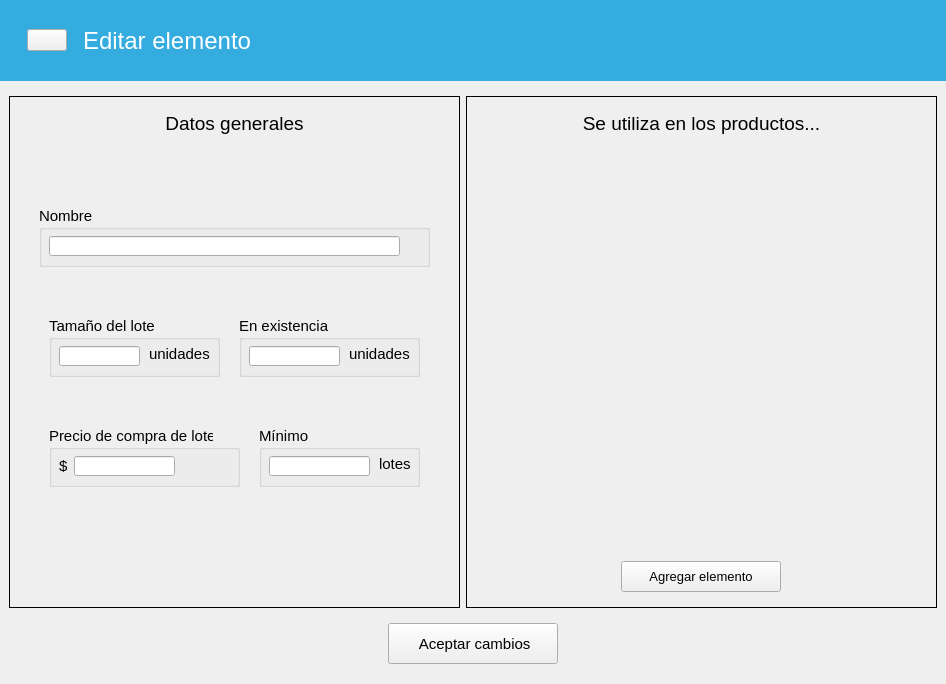
<?xml version="1.0" encoding="UTF-8"?>
<ui version="4.0">
 <class>EditarInventario</class>
 <widget class="QWidget" name="EditarInventario">
  <property name="geometry">
   <rect>
    <x>0</x>
    <y>0</y>
    <width>946</width>
    <height>684</height>
   </rect>
  </property>
  <property name="windowTitle">
   <string>Form</string>
  </property>
  <layout class="QVBoxLayout" name="verticalLayout_3">
   <property name="leftMargin">
    <number>0</number>
   </property>
   <property name="topMargin">
    <number>0</number>
   </property>
   <property name="rightMargin">
    <number>0</number>
   </property>
   <item>
    <widget class="QFrame" name="frame_4">
     <property name="font">
      <font>
       <family>Segoe UI</family>
      </font>
     </property>
     <property name="styleSheet">
      <string notr="true">QFrame { background-color: rgb(52, 172, 224); border: none}</string>
     </property>
     <property name="frameShape">
      <enum>QFrame::StyledPanel</enum>
     </property>
     <property name="frameShadow">
      <enum>QFrame::Raised</enum>
     </property>
     <layout class="QHBoxLayout" name="horizontalLayout">
      <item alignment="Qt::AlignLeft">
       <widget class="QFrame" name="frame_5">
        <property name="minimumSize">
         <size>
          <width>294</width>
          <height>63</height>
         </size>
        </property>
        <property name="maximumSize">
         <size>
          <width>294</width>
          <height>63</height>
         </size>
        </property>
        <property name="font">
         <font>
          <family>Segoe UI</family>
         </font>
        </property>
        <property name="styleSheet">
         <string notr="true">QFrame {border: none}</string>
        </property>
        <property name="frameShadow">
         <enum>QFrame::Raised</enum>
        </property>
        <layout class="QHBoxLayout" name="horizontalLayout_2">
         <item alignment="Qt::AlignHCenter|Qt::AlignVCenter">
          <widget class="ClickableIcon" name="btRegresar">
           <property name="icon">
            <iconset resource="../resources.qrc">
             <normaloff>:/img/resources/images/leftarrow.png</normaloff>:/img/resources/images/leftarrow.png</iconset>
           </property>
           <property name="iconSize">
            <size>
             <width>40</width>
             <height>40</height>
            </size>
           </property>
          </widget>
         </item>
         <item alignment="Qt::AlignHCenter|Qt::AlignVCenter">
          <widget class="QLabel" name="lbTitulo">
           <property name="minimumSize">
            <size>
             <width>211</width>
             <height>41</height>
            </size>
           </property>
           <property name="font">
            <font>
             <family>Segoe UI</family>
             <pointsize>18</pointsize>
            </font>
           </property>
           <property name="styleSheet">
            <string notr="true">color: rgb(255, 255, 255);</string>
           </property>
           <property name="text">
            <string>Editar elemento</string>
           </property>
          </widget>
         </item>
        </layout>
       </widget>
      </item>
     </layout>
    </widget>
   </item>
   <item>
    <widget class="QFrame" name="frame">
     <property name="sizePolicy">
      <sizepolicy hsizetype="Preferred" vsizetype="Expanding">
       <horstretch>0</horstretch>
       <verstretch>0</verstretch>
      </sizepolicy>
     </property>
     <property name="font">
      <font>
       <family>Segoe UI</family>
      </font>
     </property>
     <layout class="QHBoxLayout" name="horizontalLayout_3">
      <property name="bottomMargin">
       <number>0</number>
      </property>
      <item>
       <widget class="QFrame" name="frame_2">
        <property name="sizePolicy">
         <sizepolicy hsizetype="Preferred" vsizetype="Expanding">
          <horstretch>0</horstretch>
          <verstretch>0</verstretch>
         </sizepolicy>
        </property>
        <property name="minimumSize">
         <size>
          <width>451</width>
          <height>469</height>
         </size>
        </property>
        <property name="font">
         <font>
          <family>Segoe UI</family>
         </font>
        </property>
        <property name="frameShape">
         <enum>QFrame::Box</enum>
        </property>
        <property name="frameShadow">
         <enum>QFrame::Plain</enum>
        </property>
        <property name="lineWidth">
         <number>1</number>
        </property>
        <widget class="QLabel" name="label_3">
         <property name="geometry">
          <rect>
           <x>10</x>
           <y>12</y>
           <width>431</width>
           <height>30</height>
          </rect>
         </property>
         <property name="font">
          <font>
           <family>Segoe UI</family>
           <pointsize>14</pointsize>
          </font>
         </property>
         <property name="text">
          <string>Datos generales</string>
         </property>
         <property name="alignment">
          <set>Qt::AlignCenter</set>
         </property>
        </widget>
        <widget class="QGroupBox" name="groupBox_3">
         <property name="geometry">
          <rect>
           <x>250</x>
           <y>330</y>
           <width>161</width>
           <height>61</height>
          </rect>
         </property>
         <property name="font">
          <font>
           <family>Segoe UI</family>
           <pointsize>11</pointsize>
          </font>
         </property>
         <property name="title">
          <string>Mínimo</string>
         </property>
         <widget class="QLineEdit" name="txtMinimo">
          <property name="geometry">
           <rect>
            <x>10</x>
            <y>30</y>
            <width>101</width>
            <height>20</height>
           </rect>
          </property>
          <property name="font">
           <font>
            <family>Segoe UI</family>
            <pointsize>11</pointsize>
           </font>
          </property>
          <property name="text">
           <string/>
          </property>
         </widget>
         <widget class="QLabel" name="label_4">
          <property name="geometry">
           <rect>
            <x>120</x>
            <y>30</y>
            <width>71</width>
            <height>16</height>
           </rect>
          </property>
          <property name="font">
           <font>
            <family>Segoe UI</family>
            <pointsize>11</pointsize>
           </font>
          </property>
          <property name="text">
           <string>lotes</string>
          </property>
         </widget>
        </widget>
        <widget class="QGroupBox" name="groupBox_2">
         <property name="geometry">
          <rect>
           <x>40</x>
           <y>330</y>
           <width>191</width>
           <height>61</height>
          </rect>
         </property>
         <property name="font">
          <font>
           <family>Segoe UI</family>
           <pointsize>11</pointsize>
          </font>
         </property>
         <property name="title">
          <string>Precio de compra de lote</string>
         </property>
         <widget class="QLineEdit" name="txtPrecioCompra">
          <property name="geometry">
           <rect>
            <x>25</x>
            <y>30</y>
            <width>101</width>
            <height>20</height>
           </rect>
          </property>
          <property name="font">
           <font>
            <family>Segoe UI</family>
            <pointsize>11</pointsize>
           </font>
          </property>
          <property name="text">
           <string/>
          </property>
         </widget>
         <widget class="QLabel" name="label">
          <property name="geometry">
           <rect>
            <x>10</x>
            <y>32</y>
            <width>21</width>
            <height>16</height>
           </rect>
          </property>
          <property name="font">
           <font>
            <family>Segoe UI</family>
            <pointsize>11</pointsize>
           </font>
          </property>
          <property name="text">
           <string>$</string>
          </property>
         </widget>
        </widget>
        <widget class="QGroupBox" name="groupBox">
         <property name="geometry">
          <rect>
           <x>30</x>
           <y>110</y>
           <width>391</width>
           <height>61</height>
          </rect>
         </property>
         <property name="font">
          <font>
           <family>Segoe UI</family>
           <pointsize>11</pointsize>
          </font>
         </property>
         <property name="title">
          <string>Nombre</string>
         </property>
         <widget class="QLineEdit" name="txtNombre">
          <property name="geometry">
           <rect>
            <x>10</x>
            <y>30</y>
            <width>351</width>
            <height>20</height>
           </rect>
          </property>
          <property name="font">
           <font>
            <family>Segoe UI</family>
            <pointsize>11</pointsize>
           </font>
          </property>
          <property name="text">
           <string/>
          </property>
         </widget>
        </widget>
        <widget class="QGroupBox" name="groupBox_4">
         <property name="geometry">
          <rect>
           <x>230</x>
           <y>220</y>
           <width>181</width>
           <height>61</height>
          </rect>
         </property>
         <property name="font">
          <font>
           <family>Segoe UI</family>
           <pointsize>11</pointsize>
           <bold>false</bold>
          </font>
         </property>
         <property name="title">
          <string>En existencia</string>
         </property>
         <widget class="QLineEdit" name="txtExistencia">
          <property name="geometry">
           <rect>
            <x>10</x>
            <y>30</y>
            <width>91</width>
            <height>20</height>
           </rect>
          </property>
          <property name="font">
           <font>
            <family>Segoe UI</family>
            <pointsize>11</pointsize>
            <bold>false</bold>
           </font>
          </property>
          <property name="inputMethodHints">
           <set>Qt::ImhFormattedNumbersOnly</set>
          </property>
          <property name="text">
           <string/>
          </property>
         </widget>
         <widget class="QLabel" name="label_5">
          <property name="geometry">
           <rect>
            <x>110</x>
            <y>30</y>
            <width>71</width>
            <height>16</height>
           </rect>
          </property>
          <property name="font">
           <font>
            <family>Segoe UI</family>
            <pointsize>11</pointsize>
            <bold>false</bold>
           </font>
          </property>
          <property name="text">
           <string>unidades</string>
          </property>
         </widget>
        </widget>
        <widget class="QGroupBox" name="groupBox_5">
         <property name="geometry">
          <rect>
           <x>40</x>
           <y>220</y>
           <width>171</width>
           <height>61</height>
          </rect>
         </property>
         <property name="font">
          <font>
           <family>Segoe UI</family>
           <pointsize>11</pointsize>
          </font>
         </property>
         <property name="title">
          <string>Tamaño del lote</string>
         </property>
         <widget class="QLineEdit" name="txtTamano">
          <property name="geometry">
           <rect>
            <x>10</x>
            <y>30</y>
            <width>81</width>
            <height>20</height>
           </rect>
          </property>
          <property name="font">
           <font>
            <family>Segoe UI</family>
            <pointsize>11</pointsize>
           </font>
          </property>
          <property name="text">
           <string/>
          </property>
         </widget>
         <widget class="QLabel" name="label_7">
          <property name="geometry">
           <rect>
            <x>100</x>
            <y>30</y>
            <width>71</width>
            <height>16</height>
           </rect>
          </property>
          <property name="font">
           <font>
            <family>Segoe UI</family>
            <pointsize>11</pointsize>
           </font>
          </property>
          <property name="text">
           <string>unidades</string>
          </property>
         </widget>
        </widget>
       </widget>
      </item>
      <item>
       <widget class="QFrame" name="frame_6">
        <property name="font">
         <font>
          <family>Segoe UI</family>
         </font>
        </property>
        <property name="frameShape">
         <enum>QFrame::Box</enum>
        </property>
        <property name="frameShadow">
         <enum>QFrame::Plain</enum>
        </property>
        <property name="lineWidth">
         <number>1</number>
        </property>
        <layout class="QVBoxLayout" name="verticalLayout_2">
         <property name="topMargin">
          <number>15</number>
         </property>
         <property name="bottomMargin">
          <number>15</number>
         </property>
         <item>
          <widget class="QLabel" name="label_2">
           <property name="font">
            <font>
             <family>Segoe UI</family>
             <pointsize>14</pointsize>
            </font>
           </property>
           <property name="text">
            <string>Se utiliza en los productos...</string>
           </property>
           <property name="alignment">
            <set>Qt::AlignCenter</set>
           </property>
          </widget>
         </item>
         <item>
          <widget class="QScrollArea" name="scrollArea">
           <property name="font">
            <font>
             <family>Segoe UI</family>
            </font>
           </property>
           <property name="frameShape">
            <enum>QFrame::NoFrame</enum>
           </property>
           <property name="widgetResizable">
            <bool>true</bool>
           </property>
           <widget class="QWidget" name="scrollAreaLista">
            <property name="geometry">
             <rect>
              <x>0</x>
              <y>0</y>
              <width>451</width>
              <height>413</height>
             </rect>
            </property>
            <layout class="QVBoxLayout" name="layoutScroll">
             <property name="rightMargin">
              <number>0</number>
             </property>
            </layout>
           </widget>
          </widget>
         </item>
         <item alignment="Qt::AlignHCenter">
          <widget class="QPushButton" name="btAgregar">
           <property name="minimumSize">
            <size>
             <width>160</width>
             <height>31</height>
            </size>
           </property>
           <property name="font">
            <font>
             <family>Segoe UI</family>
             <pointsize>10</pointsize>
            </font>
           </property>
           <property name="text">
            <string>Agregar elemento</string>
           </property>
           <property name="icon">
            <iconset resource="../resources.qrc">
             <normaloff>:/img/resources/images/add.png</normaloff>:/img/resources/images/add.png</iconset>
           </property>
          </widget>
         </item>
        </layout>
       </widget>
      </item>
     </layout>
    </widget>
   </item>
   <item>
    <widget class="QFrame" name="frame_3">
     <property name="font">
      <font>
       <family>Segoe UI</family>
      </font>
     </property>
     <layout class="QVBoxLayout" name="verticalLayout">
      <item alignment="Qt::AlignHCenter">
       <widget class="QPushButton" name="btAceptar">
        <property name="minimumSize">
         <size>
          <width>170</width>
          <height>41</height>
         </size>
        </property>
        <property name="font">
         <font>
          <family>Segoe UI</family>
          <pointsize>11</pointsize>
         </font>
        </property>
        <property name="text">
         <string notr="true"> Aceptar cambios</string>
        </property>
        <property name="icon">
         <iconset resource="../resources.qrc">
          <normaloff>:/img/resources/images/edit.png</normaloff>:/img/resources/images/edit.png</iconset>
        </property>
       </widget>
      </item>
     </layout>
    </widget>
   </item>
  </layout>
 </widget>
 <customwidgets>
  <customwidget>
   <class>ClickableIcon</class>
   <extends>QPushButton</extends>
   <header>utils.mywidgets.h</header>
  </customwidget>
 </customwidgets>
 <tabstops>
  <tabstop>txtNombre</tabstop>
  <tabstop>txtTamano</tabstop>
  <tabstop>txtExistencia</tabstop>
  <tabstop>txtPrecioCompra</tabstop>
  <tabstop>txtMinimo</tabstop>
  <tabstop>scrollArea</tabstop>
  <tabstop>btAgregar</tabstop>
  <tabstop>btAceptar</tabstop>
  <tabstop>btRegresar</tabstop>
 </tabstops>
 <resources>
  <include location="../resources.qrc"/>
 </resources>
 <connections/>
</ui>
